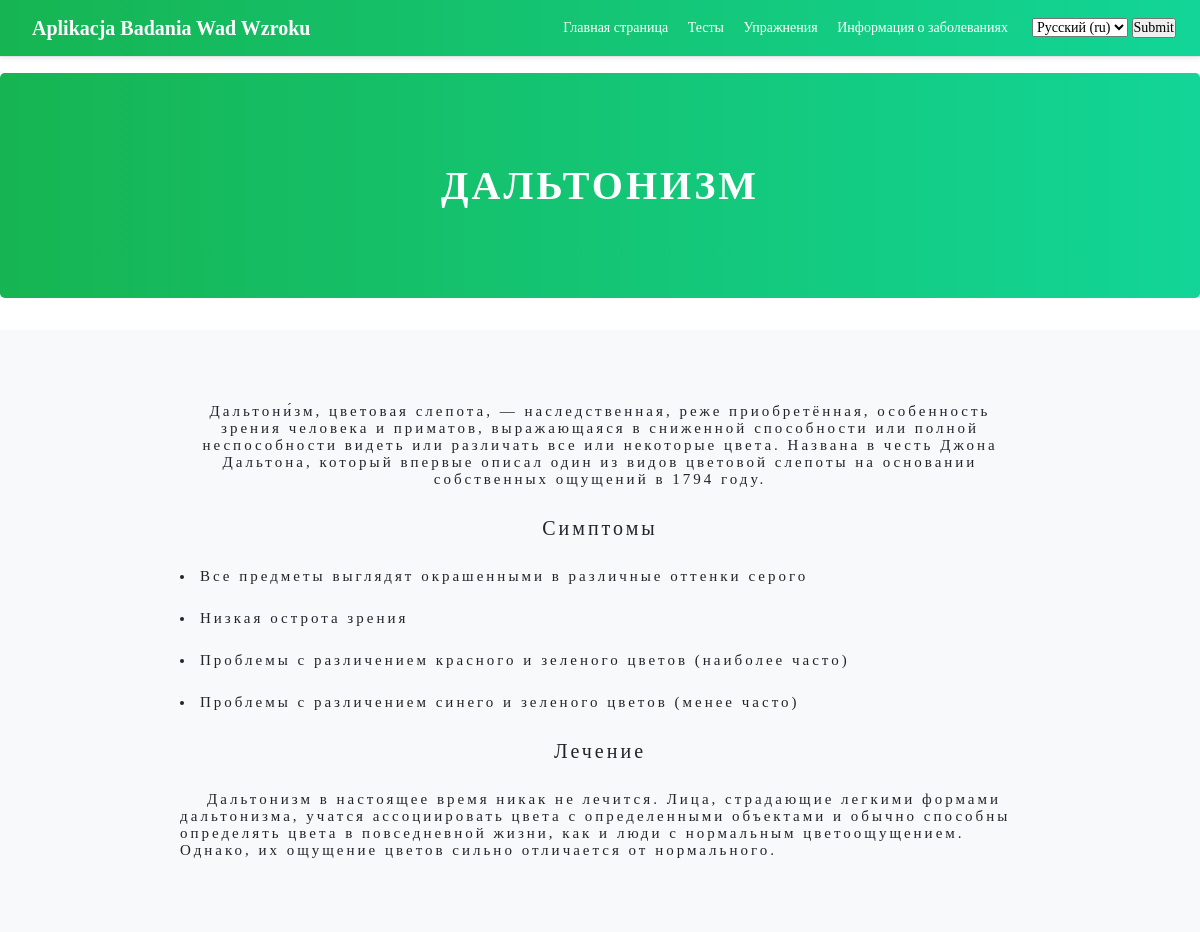
The app's page /ru/information-diseases/color_blindness with its own data.
### AplikacjaBadaniaWadWzroku/models.py (models this page shows, shortened)
class Information1(models.Model):
    disease_information = models.TextField(default='')
    disease_symptoms = models.TextField(default='')
    disease_treatment = models.TextField(default='')
    disease_name = models.CharField(max_length=50, default='')
    disease = models.CharField(max_length=50, default='')

### AplikacjaBadaniaWadWzroku/views.py (the view)
# urls.py: path('information-diseases/<value>', views.information_diseases_all, name='information-about-disease'),
def information_diseases_all(request, value):
    disease_information = Information1.objects.get(disease=value)
    test_name = disease_information.disease_name
    disease_description = disease_information.disease_information
    disease_symptoms = disease_information.disease_symptoms.split(';')
    disease_treatment = disease_information.disease_treatment.split(';')
    context = {'disease_description': disease_description, 'test': test_name, 'disease_symptoms': disease_symptoms,
               'disease_treatment': disease_treatment}
    return render(request, 'AplikacjaBadaniaWadWzroku/information_diseases.html', context)

### AplikacjaBadaniaWadWzroku/templates/AplikacjaBadaniaWadWzroku/information_diseases.html (shortened to what this page needs)
{% extends 'AplikacjaBadaniaWadWzroku/../AplikacjaBadaniaWadWzroku/base.html' %}
{% load static i18n %}
{% block content %}
    <section class="jumbotron text-center" style="background: linear-gradient(90deg, rgba(2,0,36,1) 0%, rgba(22,181,82,1) 0%, rgba(18,213,151,1) 100%);">
        <div class="container">
          <h1 style="color: white; font-weight: 900 !important;">{% trans test %}</h1>
        </div>
    </section>
    <div class="album py-5 bg-light">
        <div style="width: 70%; margin: auto"><p style="text-align: center"> {{ disease_description }}</p></div>
        <div style="margin: auto; width: 70%">
            <h2 style="text-align: center">{% trans 'Симптомы' %}</h2>
                <ul style="list-style-position: inside;">
                    {% for symptom in disease_symptoms %}
                        <li>{{ symptom }}</li>
                    {% endfor %}
                </ul>
        </div>
        <div style="margin: auto; width: 70%">
            <h2 style="text-align: center">{% trans 'Лечение' %}</h2>
            <ul style="list-style-position: inside; margin: 0; padding: 0;">
                {% for treatment in disease_treatment %}
                    <li style="list-style-type: none"> &nbsp; &nbsp; {{ treatment }}</li>
                {% endfor %}
            </ul>
        </div>
    </div>
{% endblock %}

### AplikacjaBadaniaWadWzroku/static/css/style.css (style rules this page uses)
* { margin: 0; padding: 0; }
body { font: 14px Comfortaa, serif; }
h1 { margin: 25px 0; font: 40px Comfortaa, Serif; text-transform: uppercase; letter-spacing: 3px; }
h2 { margin: 25px 0; font: 20px Comfortaa, Serif; letter-spacing: 3px; line-height: 1.5 }
p { margin: 25px 0; font: 15px Comfortaa, Serif; letter-spacing: 3px; }
ul li { margin: 25px 0; font: 15px Comfortaa, Serif; letter-spacing: 3px; }

### records on screen
Information1: disease_information "Дальтони́зм, цветовая слепота, — наследственная, реже приобретённая, особенность зрения человека и приматов, выражающаяся в сниженной способности или полной неспособности видеть или различать все или некоторые цвета. Названа в честь Джона Дальтона, который впервые описал один из видов цветовой слепоты на основании собственных ощущений в 1794 году.", disease_treatment "Дальтонизм в настоящее время никак не лечится. Лица, страдающие легкими формами дальтонизма, учатся ассоциировать цвета с определенными объектами и обычно способны определять цвета в повседневной жизни, как и люди с нормальным цветоощущением. Однако, их ощущение цветов сильно отличается от нормального."

### other values on screen
{{ symptom }} "Все предметы выглядят окрашенными в различные оттенки серого" "Низкая острота зрения" "Проблемы с различением красного и зеленого цветов (наиболее часто)" "Проблемы с различением синего и зеленого цветов (менее часто)"
form field language "Русский (ru)"
